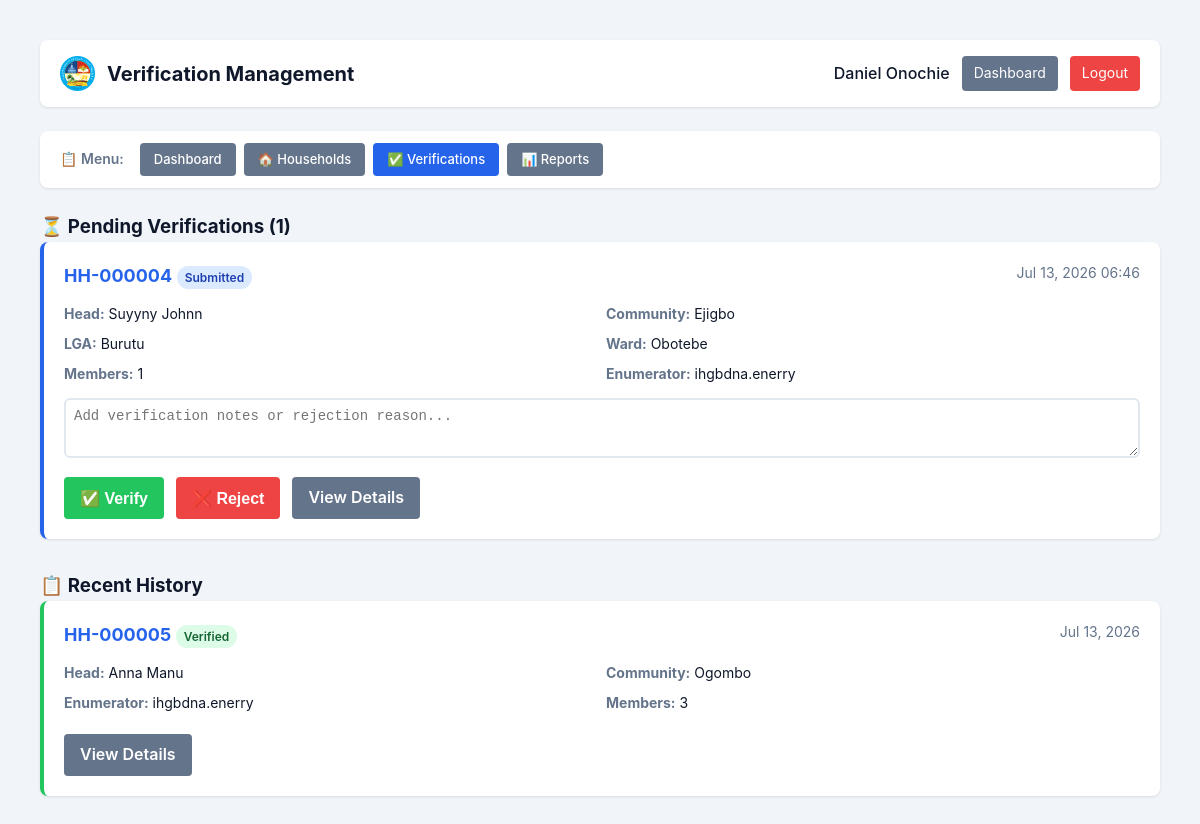
Screenshot of /delta-census/admin_verifications.php (signed in) with the database file from the repository.
### tables this page shows
CREATE TABLE `households` (
  `id` int(11) NOT NULL,
  `household_code` varchar(50) NOT NULL,
  `lga` varchar(100) NOT NULL,
  `ward` varchar(100) NOT NULL,
  `community` varchar(100) DEFAULT NULL,
  `enumeration_area` varchar(50) DEFAULT NULL,
  `head_of_household` varchar(100) NOT NULL,
  `address` text NOT NULL,
  `phone` varchar(20) DEFAULT NULL,
  `total_members` int(11) DEFAULT 0,
  `created_by` int(11) NOT NULL,
  `created_at` timestamp NOT NULL DEFAULT current_timestamp(),
  `updated_at` timestamp NULL DEFAULT NULL ON UPDATE current_timestamp(),
  `status` enum('draft','submitted','verified','rejected') DEFAULT 'draft',
  `submitted_at` timestamp NULL DEFAULT NULL,
  `verified_at` timestamp NULL DEFAULT NULL,
  `device_info` varchar(255) DEFAULT NULL,
  `ip_address` varchar(45) DEFAULT NULL,
  `supervisor_id` int(11) DEFAULT NULL,
  `household_number` varchar(20) DEFAULT NULL,
  `household_head` varchar(100) DEFAULT NULL,
  `house_number` varchar(50) DEFAULT NULL,
  `street_name` varchar(200) DEFAULT NULL,
  `landmark` varchar(200) DEFAULT NULL,
  `gps_latitude` decimal(10,8) DEFAULT NULL,
  `gps_longitude` decimal(11,8) DEFAULT NULL,
  `gps_accuracy` varchar(20) DEFAULT NULL,
  `building_type` varchar(50) DEFAULT NULL,
  `house_ownership` varchar(50) DEFAULT NULL,
  `number_of_households` int(11) DEFAULT NULL,
  `number_of_rooms` int(11) DEFAULT NULL,
  `enumerator_id` int(11) DEFAULT NULL
);

CREATE TABLE `users` (
  `id` int(11) NOT NULL,
  `username` varchar(50) NOT NULL,
  `employee_id` varchar(50) NOT NULL,
  `surname` varchar(50) NOT NULL,
  `first_name` varchar(50) NOT NULL,
  `other_name` varchar(50) DEFAULT NULL,
  `gender` enum('Male','Female') NOT NULL,
  `date_of_birth` date NOT NULL,
  `phone` varchar(20) NOT NULL,
  `email` varchar(100) NOT NULL,
  `passport_photo` varchar(255) DEFAULT NULL,
  `password_hash` varchar(255) NOT NULL,
  `role` enum('admin','enumerator') DEFAULT 'enumerator',
  `status` enum('active','inactive','suspended') DEFAULT 'active',
  `created_at` timestamp NOT NULL DEFAULT current_timestamp(),
  `last_login` timestamp NULL DEFAULT NULL,
  `created_by` int(11) DEFAULT NULL,
  `reset_token` varchar(255) DEFAULT NULL,
  `reset_token_expiry` datetime DEFAULT NULL
);

### delta-census/admin_verifications.php (the view, shortened to what this page needs)
<?php
global $pdo;
$stmt = $pdo->prepare("
    SELECT h.*, u.username as enumerator_name,
           (SELECT COUNT(*) FROM household_members WHERE household_id = h.id) as member_count
    FROM households h
    LEFT JOIN users u ON h.enumerator_id = u.id
    WHERE h.status = 'submitted'
    ORDER BY h.submitted_at ASC
");
$stmt->execute();
$pendingHouseholds = $stmt->fetchAll();
$stmt = $pdo->prepare("
    SELECT h.*, u.username as enumerator_name,
           (SELECT COUNT(*) FROM household_members WHERE household_id = h.id) as member_count
    FROM households h
    LEFT JOIN users u ON h.enumerator_id = u.id
    WHERE h.status IN ('verified', 'rejected')
    ORDER BY h.updated_at DESC
    LIMIT 20
");
$stmt->execute();
$history = $stmt->fetchAll();
?>
<!DOCTYPE html>
<html lang="en">
<head>
    <link rel="stylesheet" href="css/style.css">
</head>
<body>
    <div class="app-container">
        <nav class="mobile-nav">
            <div class="nav-header">
                <div style="display: flex; align-items: center; gap: 12px;">
                    <img src="images/logodelta.png" alt="Logo" style="height: 35px; width: auto;">
                    <h2 style="font-size: 20px;"> Verification Management</h2>
                </div>
                <div class="user-menu">
                    <span style="font-weight: 500;"><?php echo htmlspecialchars($_SESSION['full_name'] ?? 'Admin'); ?></span>
                    <a href="admin_dashboard.php" class="btn-sm btn-secondary">Dashboard</a>
                    <a href="logout.php" class="btn-sm btn-danger">Logout</a>
                </div>
            </div>
        </nav>
        <div class="admin-nav">
            <span class="nav-label">📋 Menu:</span>
            <a href="admin_dashboard.php" class="btn btn-secondary">Dashboard</a>
            <a href="admin_households.php" class="btn btn-secondary">🏠 Households</a>
            <a href="admin_verifications.php" class="btn btn-primary">✅ Verifications</a>
            <a href="admin_reports.php" class="btn btn-secondary">📊 Reports</a>
        </div>
        <h3>⏳ Pending Verifications (<?php echo count($pendingHouseholds); ?>)</h3>
        <?php if (count($pendingHouseholds) > 0): ?>
            <?php foreach ($pendingHouseholds as $household): ?>
                <div class="verification-card">
                    <div class="header">
                        <div>
                            <span class="code"><?php echo htmlspecialchars($household['household_code'] ?? $household['household_number']); ?></span>
                            <span class="status-badge submitted">Submitted</span>
                        </div>
                        <span style="font-size: 14px; color: #64748b;">
                            <?php echo date('M d, Y H:i', strtotime($household['submitted_at'])); ?>
                        </span>
                    </div>
                    <div class="info">
                        <div class="info-item"><strong>Head:</strong> <?php echo htmlspecialchars($household['head_of_household'] ?? $household['household_head']); ?></div>
                        <div class="info-item"><strong>Community:</strong> <?php echo htmlspecialchars($household['community']); ?></div>
                        <div class="info-item"><strong>LGA:</strong> <?php echo htmlspecialchars($household['lga']); ?></div>
                        <div class="info-item"><strong>Ward:</strong> <?php echo htmlspecialchars($household['ward']); ?></div>
                        <div class="info-item"><strong>Members:</strong> <?php echo $household['member_count'] ?? 0; ?></div>
                        <div class="info-item"><strong>Enumerator:</strong> <?php echo htmlspecialchars($household['enumerator_name'] ?? 'Unknown'); ?></div>
                    </div>
                    <form method="POST" action="" style="margin-top: 12px;">
                        <div class="notes">
                            <textarea name="notes" placeholder="Add verification notes or rejection reason..."></textarea>
                        </div>
                        <div class="actions">
                            <button type="submit" name="action" value="verify" class="btn btn-success" style="padding: 8px 16px; border: none; border-radius: 4px; cursor: pointer;">✅ Verify</button>
                            <button type="submit" name="action" value="reject" class="btn btn-danger" style="padding: 8px 16px; border: none; border-radius: 4px; cursor: pointer;">❌ Reject</button>
                            <a href="admin_households.php?action=view&id=<?php echo $household['id']; ?>" class="btn btn-secondary" style="padding: 8px 16px; border-radius: 4px; text-decoration: none;">View Details</a>
                        </div>
                    </form>
                </div>
            <?php endforeach; ?>
        <?php endif; ?>
        <h3 style="margin-top: 32px;">📋 Recent History</h3>
        <?php if (count($history) > 0): ?>
            <?php foreach ($history as $household): ?>
                <div class="verification-card <?php echo $household['status']; ?>">
                    <div class="header">
                        <div>
                            <span class="code"><?php echo htmlspecialchars($household['household_code'] ?? $household['household_number']); ?></span>
                            <span class="status-badge <?php echo $household['status']; ?>"><?php echo ucfirst($household['status']); ?></span>
                        </div>
                        <span style="font-size: 14px; color: #64748b;">
                            <?php echo date('M d, Y', strtotime($household['updated_at'])); ?>
                        </span>
                    </div>
                    <div class="info">
                        <div class="info-item"><strong>Head:</strong> <?php echo htmlspecialchars($household['head_of_household'] ?? $household['household_head']); ?></div>
                        <div class="info-item"><strong>Community:</strong> <?php echo htmlspecialchars($household['community']); ?></div>
                        <div class="info-item"><strong>Enumerator:</strong> <?php echo htmlspecialchars($household['enumerator_name'] ?? 'Unknown'); ?></div>
                        <div class="info-item"><strong>Members:</strong> <?php echo $household['member_count'] ?? 0; ?></div>
                    </div>
                    <a href="admin_households.php?action=view&id=<?php echo $household['id']; ?>" class="btn btn-secondary" style="padding: 8px 16px; border-radius: 4px; text-decoration: none; display: inline-block; margin-top: 8px;">View Details</a>
                </div>
            <?php endforeach; ?>
        <?php else: ?>
            <p class="text-muted">No verification history yet.</p>
        <?php endif; ?>
    </div>
</body>
</html>

### delta-census/css/style.css (style rules this page uses)
* { margin: 0; padding: 0; box-sizing: border-box; }
:root { --primary: #2563eb; --primary-dark: #1d4ed8; --secondary: #64748b; --success: #22c55e; --danger: #ef4444; --warning: #f59e0b; --background: #f1f5f9; --card: #ffffff; --text: #0f172a; --text-secondary: #64748b; --shadow: 0 4px 6px -1px rgba(0, 0, 0, 0.1), 0 2px 4px -1px rgba(0, 0, 0, 0.06); --radius: 12px; --transition: all 0.3s ease; --chart-blue: #2563eb; --chart-green: #22c55e; --chart-red: #ef4444; --chart-yellow: #f59e0b; --chart-purple: #8b5cf6; --chart-pink: #ec4899; --chart-indigo: #6366f1; --chart-cyan: #06b6d4; --chart-orange: #f97316; --chart-teal: #14b8a6; }
body { font-family: -apple-system, BlinkMacSystemFont, 'Segoe UI', Roboto, 'Helvetica Neue', Arial, sans-serif; background: var(--background); color: var(--text); line-height: 1.6; min-height: 100vh; padding: 20px; }
.btn { display: inline-block; padding: 12px 24px; font-size: 16px; font-weight: 600; border: none; border-radius: 8px; cursor: pointer; transition: var(--transition); text-align: center; text-decoration: none; -webkit-tap-highlight-color: transparent; }
.btn-primary { background: var(--primary); color: white; }
.btn-secondary { background: var(--secondary); color: white; }
.btn-danger { background: var(--danger); color: white; }
.btn-success { background: var(--success); color: white; }
.btn-sm { padding: 6px 12px; font-size: 14px; }
.app-container { max-width: 1200px; margin: 0 auto; }
.mobile-nav { background: var(--card); border-radius: var(--radius); padding: 16px 20px; margin-bottom: 24px; box-shadow: var(--shadow); }
.nav-header { display: flex; justify-content: space-between; align-items: center; flex-wrap: wrap; gap: 12px; }
.nav-header h2 { font-size: 20px; font-weight: 700; }
.user-menu { display: flex; align-items: center; gap: 12px; }
.status-badge { padding: 4px 8px; border-radius: 9999px; font-size: 12px; font-weight: 600; }
.status-badge.submitted { background: #dbeafe; color: #1e40af; }
.status-badge.verified { background: #dcfce7; color: #166534; }
.admin-nav { background: white; border-radius: 8px; padding: 12px 20px; margin-bottom: 24px; box-shadow: 0 1px 3px rgba(0,0,0,0.1); display: flex; gap: 12px; flex-wrap: wrap; align-items: center; }
.admin-nav .nav-label { font-weight: 600; color: #64748b; margin-right: 8px; font-size: 14px; }
.admin-nav .btn { padding: 8px 16px; border-radius: 6px; text-decoration: none; font-size: 14px; font-weight: 500; border: none; cursor: pointer; transition: all 0.3s ease; }
.admin-nav .btn-primary { background: #2563eb; color: white; }
.admin-nav .btn-secondary { background: #64748b; color: white; }

### rows the page displays
households: household_code "HH-000004", submitted_at "Jul 13, 2026 06:46", head_of_household "Suyyny Johnn", community "Ejigbo", lga "Burutu", ward "Obotebe", member_count "1", created_by.username "ihgbdna.enerry"
households: household_code "HH-000005", status "Verified", updated_at "Jul 13, 2026", head_of_household "Anna Manu", community "Ogombo", created_by.username "ihgbdna.enerry", member_count "3"

### other values shown
$_SESSION['full_name'] "Daniel Onochie"
count($pendingHouseholds) "1"
